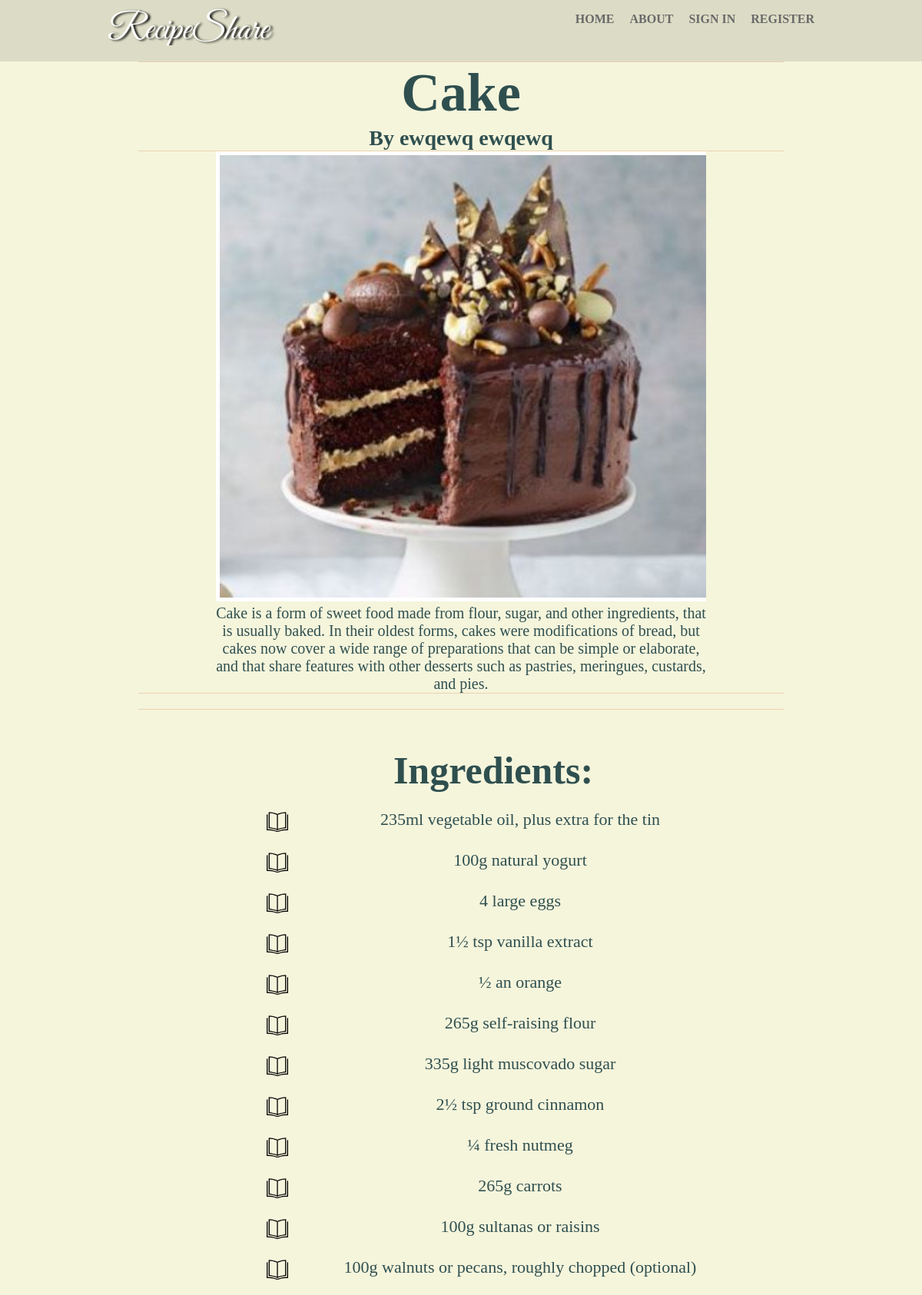
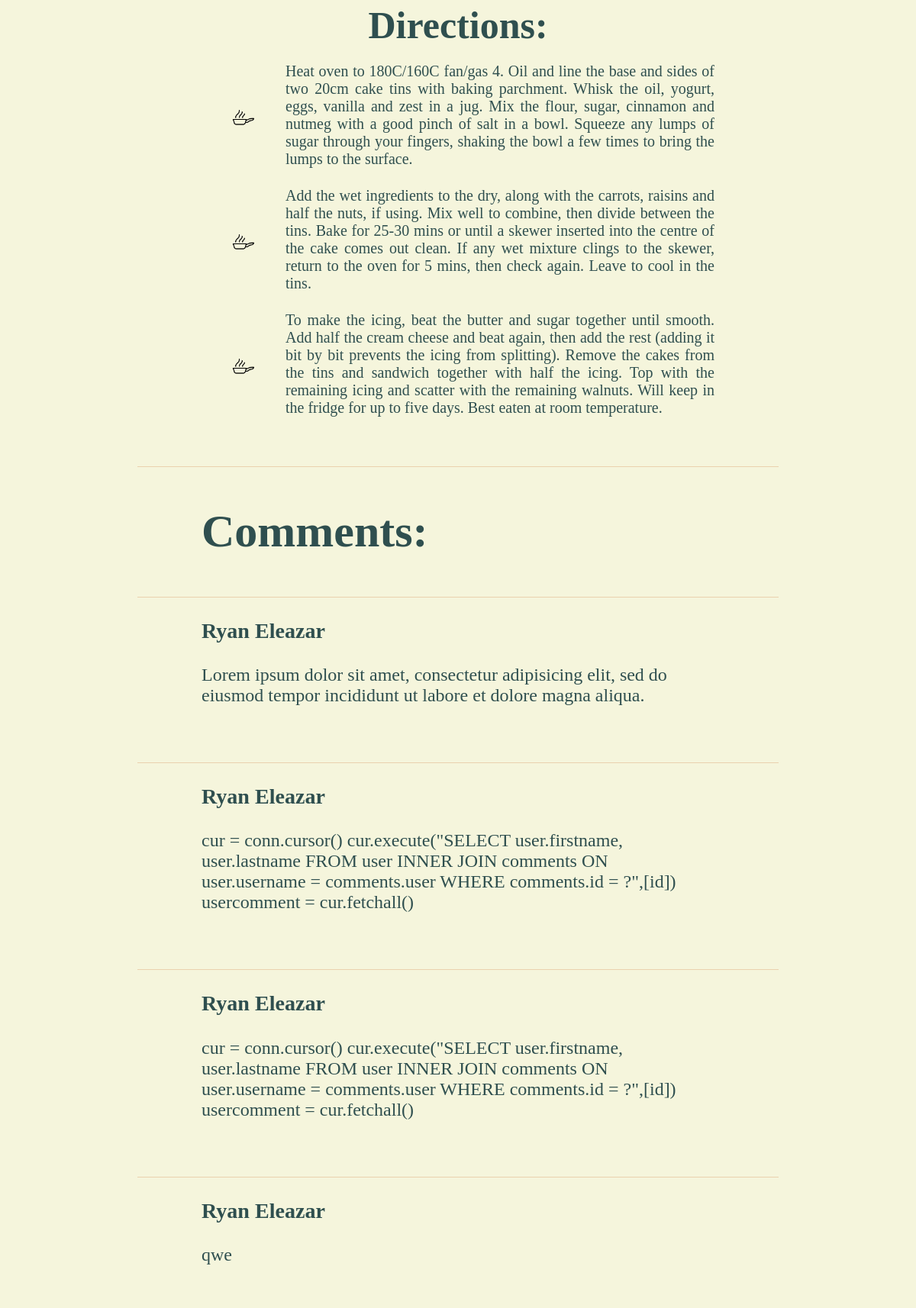
The app's page /article/2 (upper part) with its own data (2 pictures, top to bottom).
### tables this page shows
CREATE TABLE recipe(id INTEGER  PRIMARY KEY, dishname VARCHAR(100) NOT NULL, description TEXT NOT NULL, ingredients TEXT NOT NULL, directions TEXT NOT NULL, imagename VARCHAR(100) NOT NULL, author VARCHAR(100) NOT NULL);

CREATE TABLE user(id INTEGER  PRIMARY KEY, username VARCHAR(100) NOT NULL, password VARCHAR(100) NOT NULL, email VARCHAR(100) NOT NULL, firstname VARCHAR(100) NOT NULL, lastname VARCHAR(100) NOT NULL );

CREATE TABLE comments(comments TEXT NOT NULL, id INTEGER NOT NULL, user VARCHAR(100) NOT NULL);

### application.py (the view, shortened to what this page needs)
@app.route('/article/<id>', methods=['POST', 'GET'])
@app.route('/')
def article(id):
    with sqlite3.connect('database.db') as conn:
        cur = conn.cursor()
        cur.execute("SELECT recipe.dishname, user.firstname, user.lastname, recipe.imagename, recipe.description, recipe.ingredients, recipe.directions,recipe.id,recipe.author FROM recipe INNER JOIN user ON recipe.author = user.username WHERE recipe.id = ?", [id])
        recipe = cur.fetchall()
        cur = conn.cursor()
        cur.execute("SELECT user.firstname, user.lastname, comments.comments FROM user INNER JOIN comments ON user.username = comments.user WHERE comments.id = ?",[id])
        usercomment = cur.fetchall()
    return render_template('article.html', recipe=recipe, usercomment = usercomment)

### templates/article.html (shortened to what this page needs)
{% extends "layout.html" %}
{% block content %}
<header class = 'loginnav'>
		<div class="container">
			<nav>
				<h2>RecipeShare</h2>
				<ul>
					{% if not session['username'] %}
							<li><a href = {{ url_for("register")}} >Register</a></li>
							<li><a href = {{ url_for("login")}}>Sign in</a></li>
					{% else %}
							<li id = 'LogoutButton' ><a href = {{ url_for("logout")}}> Logout </a></li>
					{% endif %}
							<li><a href = "#">About</a></li>
					{% if not session['username'] %}
							<li><a href = {{ url_for("home")}}>Home</a></li>
					{% else %}
							<li><a href = {{ url_for("profile", username = session['username'])}}>Profile</a></li>
							<li><a href = {{ url_for("home", username = session['username'])}}>Home</a></li>
					{% endif %}
				</ul>
			</nav>
		</div>
</header>
<section id = 'recipeshowcase'>
	{% for n in recipe %}
	<article id = 'dishnamesummarygroup'>
		<article id = 'dishnameshowcase'>
			<div class = 'container'>
				<h2>{{n[0]}}</h2>
			</div>
			<div class = 'container'>
				<h4>By {{n[1]}} {{n[2]}}</h4>
			</div>
		</article>
		<article id = 'pictureshowcase'>
			<div class = 'container'>
				<img src = "{{ url_for('static' , filename = 'images/recipeimages/' + n[3])}}" ><br>
			</div>
			<div class = 'container'>
				<p>{{n[4]}}</p>
			</div>
		</article>
	</article>
	<article class = 'links'>
	</article>
	<article id = 'dishnamesummarygroup2'>
		<article id = 'ingredientsshowcase'>
			<div class = 'container'>
				<h1> Ingredients:</h1>
				{% set ing = n[5].split('\n') %}
				{% for x in ing %}
				<ul>
					<li>{{x}}</li>
				</ul>
				{% endfor %}
			</div>
		</article>
		<article id = 'directionsshowcase'>
			<div class = 'container'>
				<h1>Directions:</h1>
				{% set dir = n[6].split('\n') %}
				{% for y in dir %}
				<ul>
					<li> {{y}}</li>
				</ul>
				{% endfor %}
			</div>
		</article>
	</article>
	{% endfor %}
		<div class = 'commentheader'>
			<h1>Comments:</h1>
		</div>
	<section id = 'commentsection'>
		{% for m in usercomment %}
		<div class = 'comments'>
			<div class ='container'>
					<h3> {{m[0]}} {{m[1]}}</h3>
					<p>{{m[2]}}</p>
				</div>
			</div>
			{% endfor %}
		</div>
{% endblock %}

### templates/layout.html (shortened to what this page needs)
<!DOCTYPE html>
<html lang="en">
	<head>
		<link rel="stylesheet" type="text/css" href = "{{ url_for('static', filename ='style.css')}}">
	</head>
		<body>
			<div id = 'fullbodycontainer'>
				<div class = 'main'>
					{% block content %}{% endblock %}
				</div>
		</body>
</html>

### records on screen
recipe: dishname "Cake", firstname "ewqewq", lastname "ewqewq", imagename (picture), description "Cake is a form of sweet food made from flour, sugar, and other ingredients, that is usually baked. In their oldest forms, cakes were modifications of bread, but cakes now cover a wide range of preparations that can be simple or elaborate, and that share features with other desserts such as pastries, meringues, custards, and pies.", ing "235ml vegetable oil, plus extra for the tin" "100g natural yogurt" "4 large eggs" "1½ tsp vanilla extract" "½ an orange" "265g self-raising flour" "335g light muscovado sugar" "2½ tsp ground cinnamon" "¼ fresh nutmeg" "265g carrots" "100g sultanas or raisins" "100g walnuts or pecans, roughly chopped (optional)", dir "Heat oven to 180C/160C fan/gas 4. Oil and line the base and sides of two 20cm cake tins with baking parchment. Whisk the oil, yogurt, eggs, vanilla and zest in a jug. Mix the flour, sugar, cinnamon and nutmeg with a good pinch of salt in a bowl. Squeeze any lumps of sugar through your fingers, shaking the bowl a few times to bring the lumps to the surface." "Add the wet ingredients to the dry, along with the carrots, raisins and half the nuts, if using. Mix well to combine, then divide between the tins. Bake for 25-30 mins or until a skewer inserted into the centre of the cake comes out clean. If any wet mixture clings to the skewer, return to the oven for 5 mins, then check again. Leave to cool in the tins." "To make the icing, beat the butter and sugar together until smooth. Add half the cream cheese and beat again, then add the rest (adding it bit by bit prevents the icing from splitting). Remove the cakes from the tins and sandwich together with half the icing. Top with the remaining icing and scatter with the remaining walnuts. Will keep in the fridge for up to five days. Best eaten at room temperature."
user: firstname "Ryan", lastname "Eleazar", comments "Lorem ipsum dolor sit amet, consectetur adipisicing elit, sed do eiusmod tempor incididunt ut labore et dolore magna aliqua.", comments "cur = conn.cursor() cur.execute(\"SELECT user.firstname, user.lastname FROM user INNER JOIN comments ON user.username = comments.user WHERE comments.id = ?\",[id]) usercomment = cur.fetchall()", comments "qwe"
